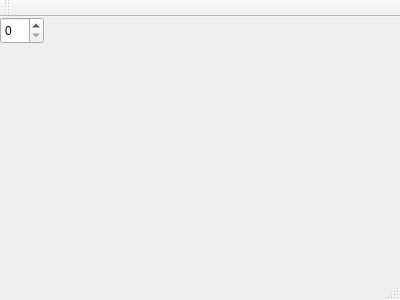
<?xml version="1.0" encoding="UTF-8"?>
<ui version="4.0">
 <class>MainWindow</class>
 <widget class="QMainWindow" name="MainWindow">
  <property name="geometry">
   <rect>
    <x>0</x>
    <y>0</y>
    <width>400</width>
    <height>300</height>
   </rect>
  </property>
  <property name="windowTitle">
   <string>MainWindow</string>
  </property>
  <widget class="QWidget" name="centralWidget">
   <widget class="QSpinBox" name="spinBox">
    <property name="geometry">
     <rect>
      <x>0</x>
      <y>0</y>
      <width>44</width>
      <height>27</height>
     </rect>
    </property>
    <property name="suffix">
     <string comment="$" extracomment="$"/>
    </property>
    <property name="prefix">
     <string comment="yuan"/>
    </property>
   </widget>
  </widget>
  <widget class="QMenuBar" name="menuBar">
   <property name="geometry">
    <rect>
     <x>0</x>
     <y>0</y>
     <width>400</width>
     <height>23</height>
    </rect>
   </property>
  </widget>
  <widget class="QToolBar" name="mainToolBar">
   <attribute name="toolBarArea">
    <enum>TopToolBarArea</enum>
   </attribute>
   <attribute name="toolBarBreak">
    <bool>false</bool>
   </attribute>
  </widget>
  <widget class="QStatusBar" name="statusBar"/>
 </widget>
 <layoutdefault spacing="6" margin="11"/>
 <resources/>
 <connections/>
</ui>
